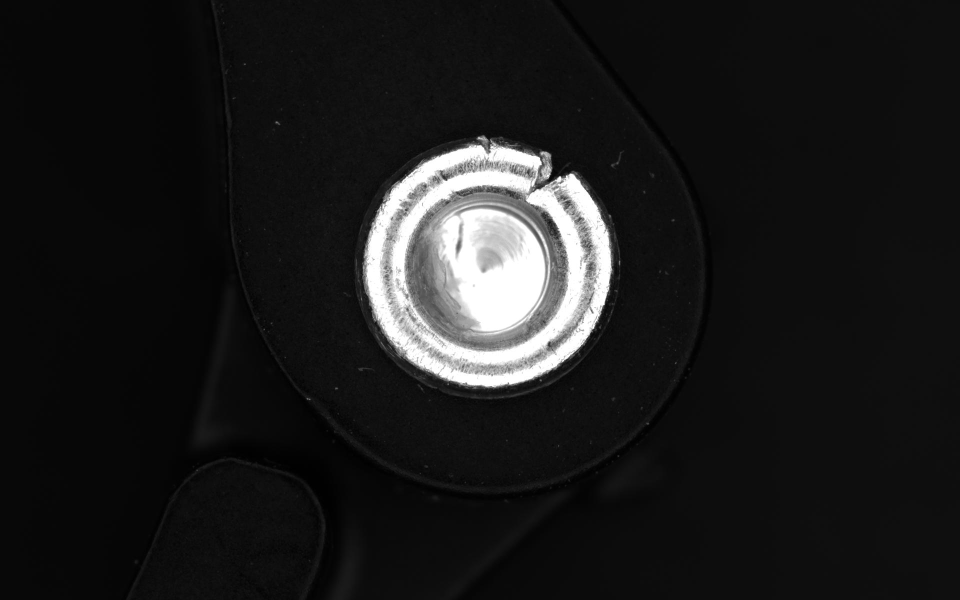
#> input picture Project_Images/ng/NG_0000_2021_07_20_122525_395.jpg, 1920 x 1200 px (shown at 1/2 size); its folder holds only this picture in this run
$ jupyter execute DataCreation.ipynb
#> lines starting #> are read from the running program, lines starting #| are printed output that depends on the picture; after the words box and inside, x2 and y2 are one past the last pixel; in counts of white or black regions, pixels touching at a corner belong together
[cell 1]
import numpy as np
import os
import cv2
import random

DATADIR = "Project_Images"
CATEGORIES = ["ng", "ok"]
IMG_SIZE = 299
RESIZE_DIR = "resized_imgs"

if os.path.exists(RESIZE_DIR):
    print("[INFO] Directories already existed...")
else:
    os.mkdir(RESIZE_DIR)
    os.mkdir(RESIZE_DIR+'/ok')
    os.mkdir(RESIZE_DIR+'/ng')
    print("[INFO] Directories have been created...")

[cell 2]
training_data = []
def roi(image):
    gray = cv2.cvtColor(image, cv2.COLOR_BGR2GRAY)
    thresh = cv2.threshold(gray, 0, 255, cv2.THRESH_OTSU + cv2.THRESH_BINARY)[1]

    # Find contour and sort by contour area
    cnts = cv2.findContours(thresh, cv2.RETR_EXTERNAL, cv2.CHAIN_APPROX_SIMPLE)
    cnts = cnts[0] if len(cnts) == 2 else cnts[1]
    cnts = sorted(cnts, key=cv2.contourArea, reverse=True)
    # Find bounding box and extract ROI
    for c in cnts:
        x,y,w,h = cv2.boundingRect(c)
        ROI = image[y:y+h, x:x+w]
        break
    new_array = cv2.resize(ROI, (IMG_SIZE, IMG_SIZE),interpolation = cv2.INTER_AREA)
    return new_array

def create_training_data():
    for category in CATEGORIES:
        path = os.path.join(DATADIR, category)
        class_num = CATEGORIES.index(category)
        for img in os.listdir(path):
            try:
                img_array = cv2.imread(os.path.join(path,img))
#> img_array is the input picture: shape (1200, 1920, 3); min 0, max 255, mean 27.7
                new_array = roi(img_array)
#> in roi, `thresh = cv2.threshold(gray, 0, 255, cv2.THRESH_OTSU + cv2.THRESH_BINA..`:
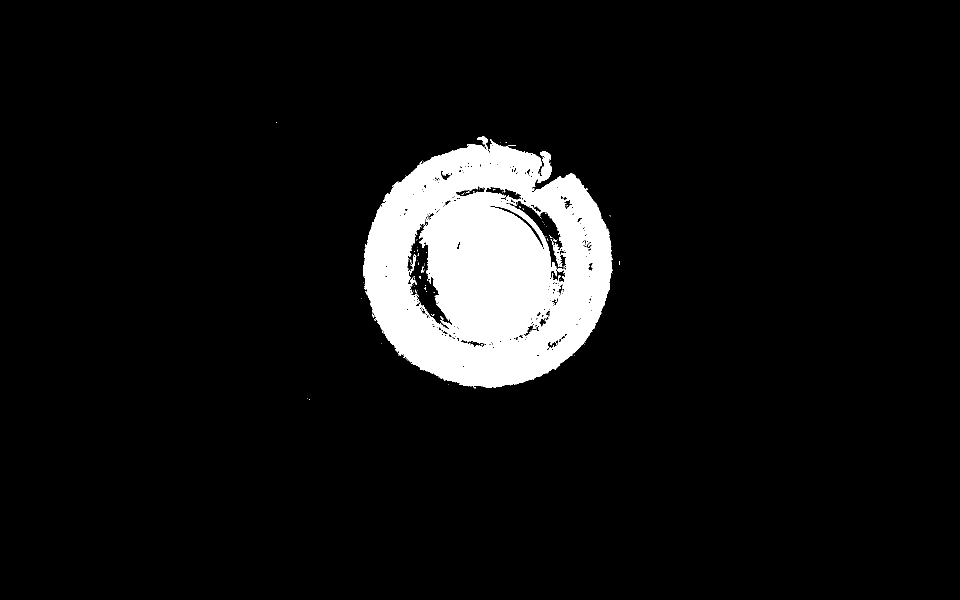
#> thresh: shape (1200, 1920) (shown at 1/2 size); 7.4% white; 135 white regions (128 under 20 px)
#> in roi, `cnts = cv2.findContours(thresh, cv2.RETR_EXTERNAL, cv2.CHAIN_APPROX_SI..`: cnts = 34 contours, 32 with area under 20; largest, box (x1, y1, x2, y2) and area: (726, 279, 1225, 775) 186277, (954, 273, 976, 290) 140
#> the loop in roi, `for c in cnts:` made 1 pass
#> (x, y, w, h) on pass 1: (726, 279, 499, 496)
#> pass 1, in roi, `ROI = image[y:y+h, x:x+w]`:
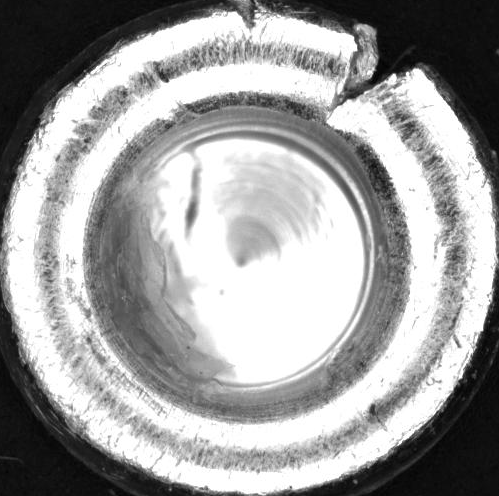
#> ROI: shape (496, 499, 3); min 0, max 255, mean 158.8

                new_path = RESIZE_DIR+"/"+category
                new_img = "ROI_"+img
                resize_path = os.path.join(new_path, new_img)
                cv2.imwrite(resize_path, new_array)
                training_data.append([new_array, class_num])
                print("[INFO] New image has been saved: " + new_img)
            except Exception as e:
                print("[WARN] "+ str(e))
                pass
#> pass 2 of the loop in create_training_data, `for category in CATEGORIES:`:
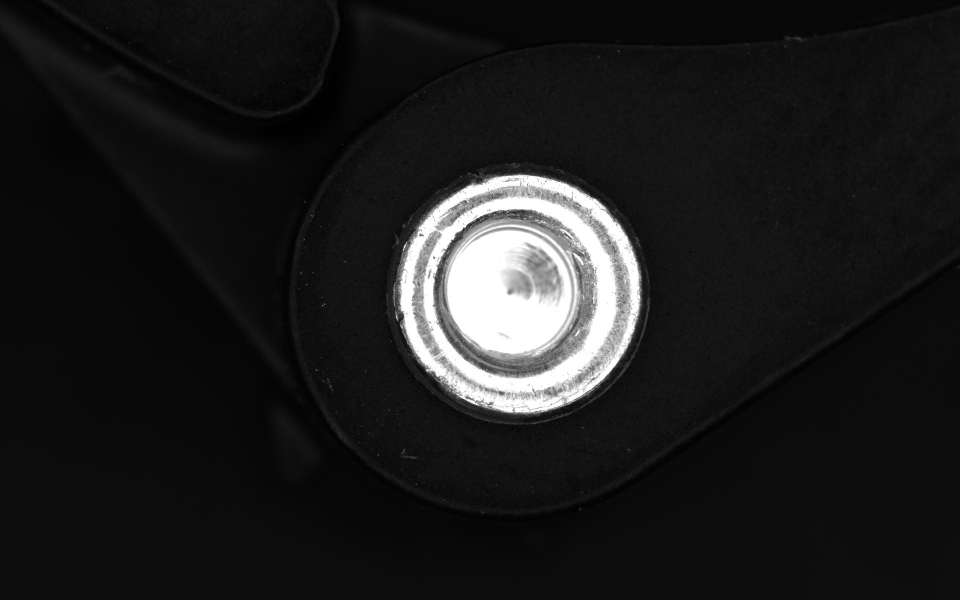
#> input picture Project_Images/ok/OK_0000_2021_07_20_125111_136.jpg, 1920 x 1200 px (shown at 1/2 size)
#> in create_training_data, img_array is the input picture: shape (1200, 1920, 3); min 0, max 255, mean 29
#> in roi (call 2), `thresh = cv2.threshold(gray, 0, 255, cv2.THRESH_OTSU + cv2.THRESH_BINA..`:
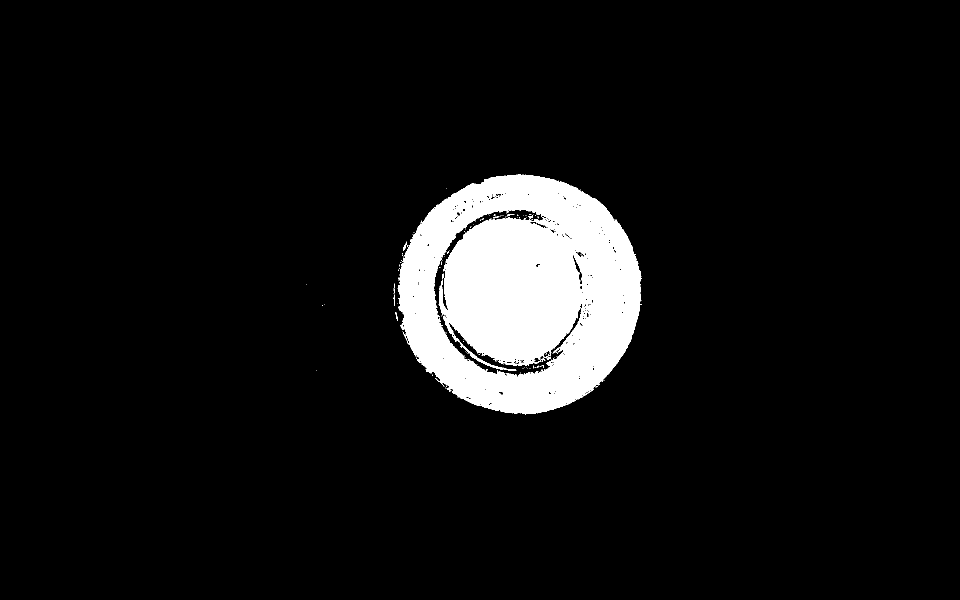
#> thresh: shape (1200, 1920) (shown at 1/2 size); 7.3% white; 130 white regions (121 under 20 px)
#> cnts = 37 contours, 34 with area under 20; largest, box (x1, y1, x2, y2) and area: (795, 348, 1283, 829) 180753, (806, 483, 814, 502) 29, (791, 624, 796, 642) 24
#> the loop in roi (call 2), `for c in cnts:` made 1 pass
#> (x, y, w, h) on pass 1: (795, 348, 488, 481)
#> pass 1, in roi (call 2), `ROI = image[y:y+h, x:x+w]`:
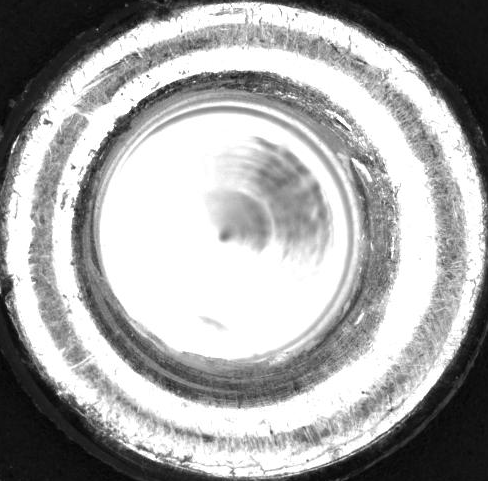
#> ROI: shape (481, 488, 3); min 3, max 255, mean 166.9
create_training_data()

- Se genera ROI
- guarda en directorio para resized img en las categorias correspondientes
- logging info

[cell 3]
random.shuffle(training_data)

[cell 4]
X = []
y = []

for features, label in training_data:
    X.append(features)
    y.append(label)
#> this loop made 2 passes
#> label on passes 1 to 2: 0, 1
#> after the loop, X = 2 items; y = [0, 1]

X = np.array(X).reshape(-1, IMG_SIZE, IMG_SIZE, 1)
y = np.array(y)
